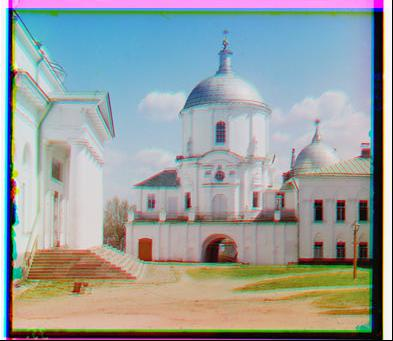
#> input picture MP0/myimg.jpeg, 393 x 341 px
$ python MP0.py   (Python 2 division)
#> lines starting #> are read from the running program, lines starting #| are printed output that depends on the picture
from scipy import signal
from scipy import misc
from PIL import Image
import numpy as np
import math
import sys


# [8 lines left out: function Normalize, not called in this run]

def GetImage():
    # create jpg of from file name
    filename = raw_input("Give a input filename: ")
#> the answer given: myimg.jpeg
    try:
        brgImg = Image.open(filename)
#> brgImg is the input picture: PIL image 393x341 RGB; mean R, G, B 152, 159.3, 158.2
    except IOError, ioe:
        print("That file Does not exist")
        sys.exit();
    return brgImg

# [35 lines left out: function FindOffset, not called in this run]


brgImg = GetImage()
brgImg = brgImg.crop((10, 10, brgImg.size[0] - 10, brgImg.size[1] - 10 )) # attempt to crop out white border
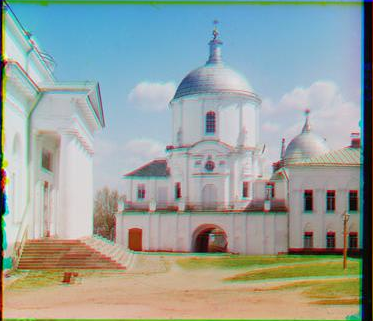
#> brgImg: PIL image 373x321 RGB; mean R, G, B 151.6, 161.6, 156.6

width = brgImg.size[0]
#> width = 373
height = brgImg.size[1]/3
#> height = 107

bImg = np.array(brgImg.crop((0, 0, width, height)).getdata())
gImg = np.array(brgImg.crop((0, height, width, 2*height)).getdata())
rImg = np.array(brgImg.crop((0, 2*height, width, 3*height)).getdata())

#> (the run stopped early here; a loop or call above may not have finished)
